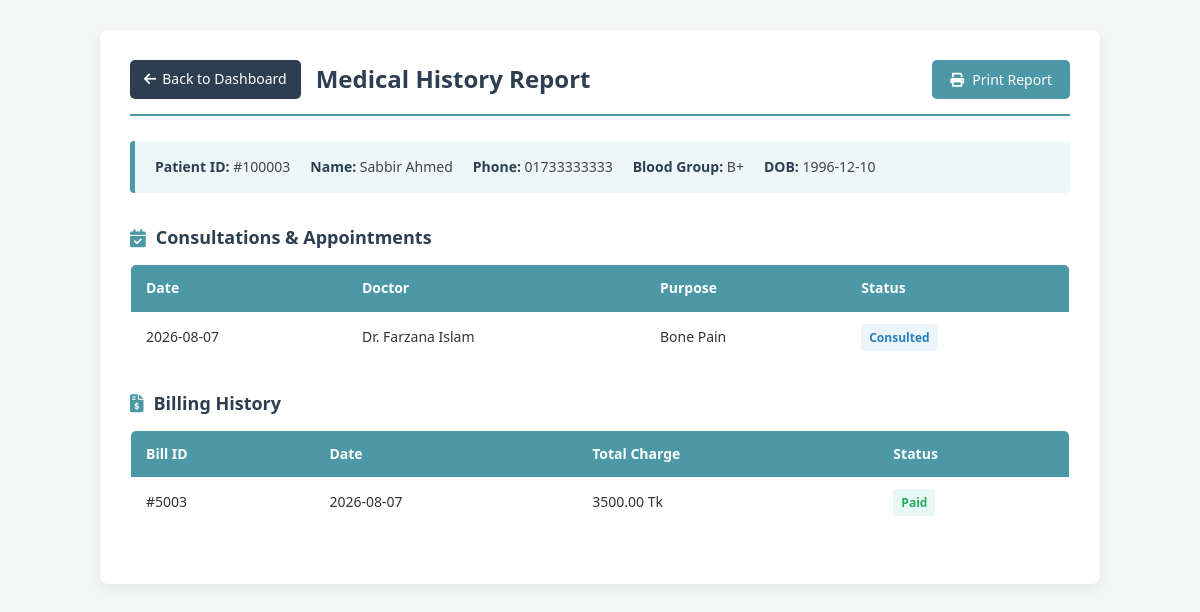
/patient_history.php?id=100003, run on the app's committed database.
### tables this page shows
CREATE TABLE `patient` (
  `patient_id` int(6) NOT NULL,
  `patient_fullname` varchar(50) NOT NULL,
  `date_of_birth` date NOT NULL,
  `gender` enum('Male','Female','Other') NOT NULL,
  `address` varchar(150) NOT NULL,
  `phone_number` varchar(15) NOT NULL,
  `Emergency_contact` varchar(20) NOT NULL,
  `registration_date` date NOT NULL,
  `blood_group` enum('A+','A-','B+','B-','AB+','AB-','O+','O-') NOT NULL
);

CREATE TABLE `appointment` (
  `appointment_id` int(7) NOT NULL,
  `appointment_date` date NOT NULL,
  `appointment_time` time NOT NULL,
  `purpose` varchar(300) NOT NULL,
  `status` enum('Yet to Consult','Consulted') NOT NULL,
  `consultation_note` varchar(500) DEFAULT NULL,
  `patient_id` int(6) DEFAULT NULL,
  `doctor_id` int(5) DEFAULT NULL
);

CREATE TABLE `doctor` (
  `doctor_id` int(5) NOT NULL,
  `doctor_fullname` varchar(50) NOT NULL,
  `specialization` varchar(150) NOT NULL,
  `phone_no` varchar(15) NOT NULL,
  `doctor_email` varchar(100) NOT NULL,
  `consultation_fee` decimal(8,2) NOT NULL,
  `qualification` varchar(150) NOT NULL,
  `joining_date` date NOT NULL,
  `employment_status` enum('Active','On Leave','Resigned','Retired') NOT NULL,
  `department_id` int(5) DEFAULT NULL
);

CREATE TABLE `billing` (
  `bill_id` int(11) NOT NULL,
  `bill_date` date NOT NULL,
  `total_charge` decimal(10,2) NOT NULL,
  `discount` decimal(10,2) NOT NULL,
  `tax` decimal(10,2) NOT NULL,
  `payment_method` enum('Cash','Card','Mobile Banking','Online') NOT NULL,
  `payment_status` enum('Paid','Pending') NOT NULL,
  `patient_id` int(6) DEFAULT NULL,
  `final_amount` decimal(10,2) DEFAULT NULL
);

### patient_history.php (the view, shortened to what this page needs)
<?php
include 'db.php';
$patient_id = isset($_GET['id']) ? intval($_GET['id']) : 0;
$patient = null;
$appointments = false;
$bills = false;
if ($patient_id > 0) {
    $patient_query = mysqli_query($conn, "SELECT * FROM patient WHERE patient_id = '$patient_id'");
    if ($patient_query && mysqli_num_rows($patient_query) > 0) {
        $patient = mysqli_fetch_assoc($patient_query);
    }
    $appointments = mysqli_query($conn, "
        SELECT a.*, d.doctor_fullname
        FROM appointment a
        LEFT JOIN doctor d ON a.doctor_id = d.doctor_id
        WHERE a.patient_id = '$patient_id'
        ORDER BY a.appointment_id DESC
    ");
    $bills = mysqli_query($conn, "
        SELECT * FROM billing
        WHERE patient_id = '$patient_id'
        ORDER BY bill_id DESC
    ");
}
?>
<!DOCTYPE html>
<html>
<head>
    <link rel="stylesheet" href="https://cdnjs.cloudflare.com/ajax/libs/font-awesome/6.0.0/css/all.min.css">
</head>
<body>
<div class="history-container">
    <div class="history-header">
        <div style="display: flex; align-items: center; gap: 15px;">
            <a href="dashboard.php" class="btn-back">
                <i class="fas fa-arrow-left"></i> Back to Dashboard
            </a>
            <h2>Medical History Report</h2>
        </div>
        <button onclick="window.print()" class="btn-print">
            <i class="fas fa-print"></i> Print Report
        </button>
    </div>
    <?php if ($patient): ?>
        <div class="patient-card">
            <div class="patient-info-item"><strong>Patient ID:</strong> #<?php echo $patient['patient_id']; ?></div>
            <div class="patient-info-item"><strong>Name:</strong> <?php echo htmlspecialchars($patient['patient_fullname']); ?></div>
            <div class="patient-info-item"><strong>Phone:</strong> <?php echo htmlspecialchars($patient['phone_number']); ?></div>
            <div class="patient-info-item"><strong>Blood Group:</strong> <?php echo htmlspecialchars($patient['blood_group']); ?></div>
            <div class="patient-info-item"><strong>DOB:</strong> <?php echo htmlspecialchars($patient['date_of_birth']); ?></div>
        </div>
        <h3 class="section-title"><i class="fas fa-calendar-check"></i> Consultations & Appointments</h3>
        <table class="history-table">
            <thead>
                <tr>
                    <th>Date</th>
                    <th>Doctor</th>
                    <th>Purpose</th>
                    <th>Status</th>
                </tr>
            </thead>
            <tbody>
                <?php if ($appointments && mysqli_num_rows($appointments) > 0): ?>
                    <?php while($a = mysqli_fetch_assoc($appointments)): ?>
                    <tr>
                        <td><?php echo $a['appointment_date']; ?></td>
                        <td><?php echo htmlspecialchars($a['doctor_fullname'] ? $a['doctor_fullname'] : 'N/A'); ?></td>
                        <td><?php echo htmlspecialchars($a['purpose']); ?></td>
                        <td><span class="badge badge-completed"><?php echo htmlspecialchars($a['status']); ?></span></td>
                    </tr>
                    <?php endwhile; ?>
                <?php else: ?>
                    <tr><td colspan="4" style="text-align: center; color: #777;">No appointments found for this patient.</td></tr>
                <?php endif; ?>
            </tbody>
        </table>
        <h3 class="section-title"><i class="fas fa-file-invoice-dollar"></i> Billing History</h3>
        <table class="history-table">
            <thead>
                <tr>
                    <th>Bill ID</th>
                    <th>Date</th>
                    <th>Total Charge</th>
                    <th>Status</th>
                </tr>
            </thead>
            <tbody>
                <?php if ($bills && mysqli_num_rows($bills) > 0): ?>
                    <?php while($b = mysqli_fetch_assoc($bills)): ?>
                    <tr>
                        <td>#<?php echo $b['bill_id']; ?></td>
                        <td><?php echo $b['bill_date']; ?></td>
                        <td><?php echo $b['total_charge']; ?> Tk</td>
                        <td>
                            <span class="badge <?php echo ($b['payment_status'] == 'Paid') ? 'badge-paid' : 'badge-pending'; ?>">
                                <?php echo htmlspecialchars($b['payment_status']); ?>
                            </span>
                        </td>
                    </tr>
                    <?php endwhile; ?>
                <?php else: ?>
                    <tr><td colspan="4" style="text-align: center; color: #777;">No billing records found for this patient.</td></tr>
                <?php endif; ?>
            </tbody>
        </table>
    <?php else: ?>
        <p style="color: red; font-weight: bold; text-align: center; margin: 40px 0;">
            Invalid Patient ID or Patient not found. Please access this page from the dashboard link.
        </p>
    <?php endif; ?>
</div>
</body>
</html>

### patient_history.php (style rules this page uses)
* { box-sizing: border-box; margin: 0; padding: 0; font-family: 'Segoe UI', Tahoma, Geneva, Verdana, sans-serif; }
body { background-color: #f4f7f6; color: #333; padding: 30px; line-height: 1.6; }
.history-container { max-width: 1000px; margin: 0 auto; background: #ffffff; padding: 30px; border-radius: 8px; box-shadow: 0 4px 12px rgba(0, 0, 0, 0.08); }
.history-header { display: flex; justify-content: space-between; align-items: center; border-bottom: 2px solid #4c98a6; padding-bottom: 15px; margin-bottom: 25px; }
.history-header h2 { color: #2c3e50; font-size: 24px; }
.btn-back { background: #2c3e50; color: #ffffff; text-decoration: none; padding: 8px 14px; border-radius: 5px; font-size: 14px; display: inline-flex; align-items: center; gap: 6px; transition: background 0.2s ease; }
.patient-card { background: #eef7f8; border-left: 5px solid #4c98a6; padding: 15px 20px; border-radius: 4px; margin-bottom: 30px; display: flex; flex-wrap: wrap; gap: 20px; }
.patient-info-item { font-size: 14px; color: #444; }
.patient-info-item strong { color: #2c3e50; }
.section-title { color: #2c3e50; font-size: 18px; margin: 25px 0 12px 0; display: flex; align-items: center; gap: 10px; }
.section-title i { color: #4c98a6; }
.history-table { width: 100%; border-collapse: collapse; margin-bottom: 25px; background: #fff; overflow: hidden; border-radius: 6px; border: 1px solid #e0e0e0; }
.history-table th { background-color: #4c98a6; color: #ffffff; text-align: left; padding: 12px 15px; font-size: 14px; font-weight: 600; }
.history-table td { padding: 12px 15px; border-bottom: 1px solid #eeeeee; font-size: 14px; }
.history-table tr:last-child td { border-bottom: none; }
.badge { padding: 4px 8px; border-radius: 4px; font-size: 12px; font-weight: bold; display: inline-block; }
.badge-paid { background: #e8f8f5; color: #27ae60; }
.badge-completed { background: #ebf5fb; color: #2980b9; }
.btn-print { background: #4c98a6; color: #fff; border: none; padding: 10px 18px; border-radius: 5px; cursor: pointer; font-size: 14px; display: flex; align-items: center; gap: 8px; transition: background 0.2s ease; }

### data on the page
patient: patient_id "100003", patient_fullname "Sabbir Ahmed", phone_number "01733333333", blood_group "B+", date_of_birth "1996-12-10"
appointment: appointment_date "2026-08-07", doctor.doctor_fullname "Dr. Farzana Islam", purpose "Bone Pain", status "Consulted"
billing: bill_id "5003", bill_date "2026-08-07", total_charge "3500.00", payment_status "Paid"
